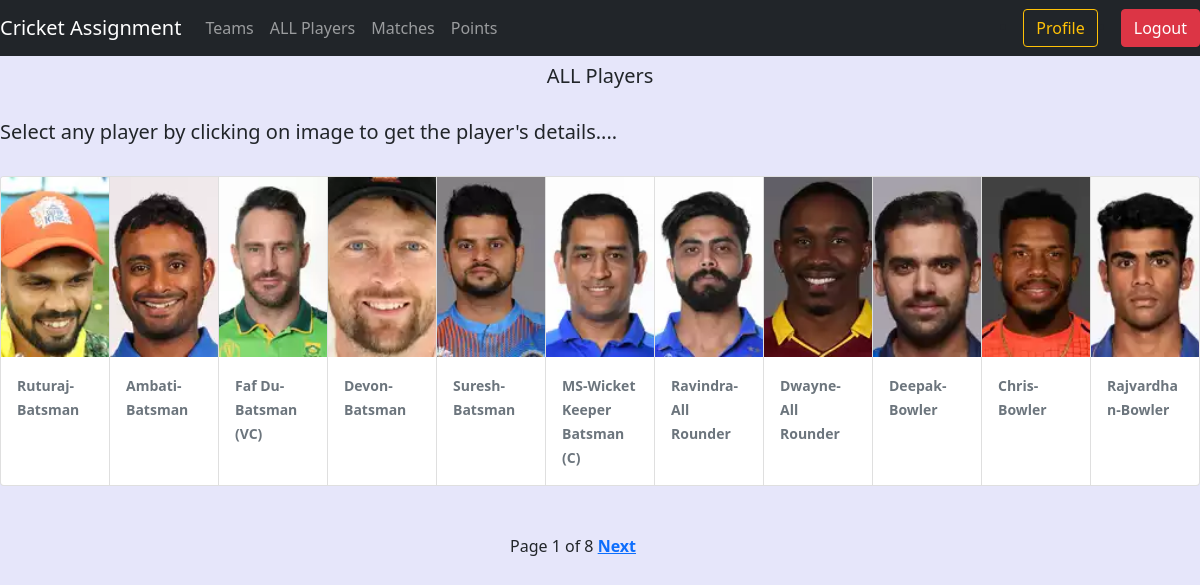
Screenshot of /allplayer/ (signed in) with the database file from the repository.
### cricket/models.py (models this page shows, shortened)
class History(models.Model):
    matches = models.PositiveIntegerField()
    runs = models.PositiveIntegerField()
    fifties = models.CharField(max_length=50)
    hundreds = models.CharField(max_length=50)
    highest_score = models.CharField(max_length=50)

class Player(History):
    history = models.OneToOneField(History,on_delete=models.CASCADE,parent_link=True,related_name='playerhistory',primary_key=True)
    team = models.ForeignKey(Team,on_delete=models.SET_NULL,null=True,related_name='iplteam')
    player_first_name = models.CharField(max_length=100)
    player_last_name = models.CharField(max_length=100)
    player_jersey_number = models.PositiveIntegerField(unique=True)
    player_country = models.CharField(max_length=50)
    player_role = models.CharField(max_length=50,default="Batsman")
    player_image = models.ImageField(upload_to="playerimages")

### cricket/views.py (the view)
# urls.py: path('allplayer/', views.AllPlayerView.as_view(), name='allplayer'),
@method_decorator(login_required, name="dispatch")
class AllPlayerView(ListView):
    template_name = "cricket/allplayers_view.html"
    model = Player
    context_object_name = "players"
    paginate_by = 11

### cricket/templates/cricket/allplayers_view.html (shortened to what this page needs)
{% extends 'dashboard/base.html' %}
{% load static %}
{% block css %}<link rel="stylesheet" href="{% static 'cricket/css/style1.css' %}">{% endblock css %}
{% block content %}
    <h5 class="text-center mt-2 mb-2">ALL Players</h5>
    <br>
    <h5>Select any player by clicking on image to get the player's details....</h5>
    <br>
    <div class="card-group">
        {% for player in page_obj %}
            <div class="card">
                <a href="{% url 'playerdetail' player.id %}"><img class="card-img-top" src="{{player.player_image.url}}" alt="Card image cap"></a>
                <div class="card-body">
                <p class="card-text"><small class="text-muted"><b>{{player.player_first_name}}-{{player.player_role}}</b></small></p>
                </div>
            </div>
        {% endfor %}
    </div>
    <div class="row">
        <div class="col-sm-7 offset-5 mt-5">
            <span>
                Page {{ page_obj.number }} of {{ page_obj.paginator.num_pages }}
            </span>
            {% if page_obj.has_next %}
                <a href="?page={{ page_obj.next_page_number }}"><strong>Next</strong></a>
            {% endif %}
        </div>
    </div>
{% endblock content %}

### cricket/static/cricket/css/style1.css (style rules this page uses)
.colour { background-color: lavender; }
.card-img-top { width: 100%; height: 15vw; object-fit: cover; }

### rows the page displays
Player: player_image (picture), player_first_name "Ruturaj", player_role "Batsman"
Player: player_image (picture), player_first_name "Ambati", player_role "Batsman"
Player: player_image (picture), player_first_name "Faf Du", player_role "Batsman (VC)"
Player: player_image (picture), player_first_name "Devon", player_role "Batsman"
Player: player_image (picture), player_first_name "Suresh", player_role "Batsman"
Player: player_image (picture), player_first_name "MS", player_role "Wicket Keeper Batsman (C)"
Player: player_image (picture), player_first_name "Ravindra", player_role "All Rounder"
Player: player_image (picture), player_first_name "Dwayne", player_role "All Rounder"
Player: player_image (picture), player_first_name "Deepak", player_role "Bowler"
Player: player_image (picture), player_first_name "Chris", player_role "Bowler"
Player: player_image (picture), player_first_name "Rajvardhan", player_role "Bowler"

### other values shown
{{ page_obj.number }} "1"
{{ page_obj.paginator.num_pages }} "8"
